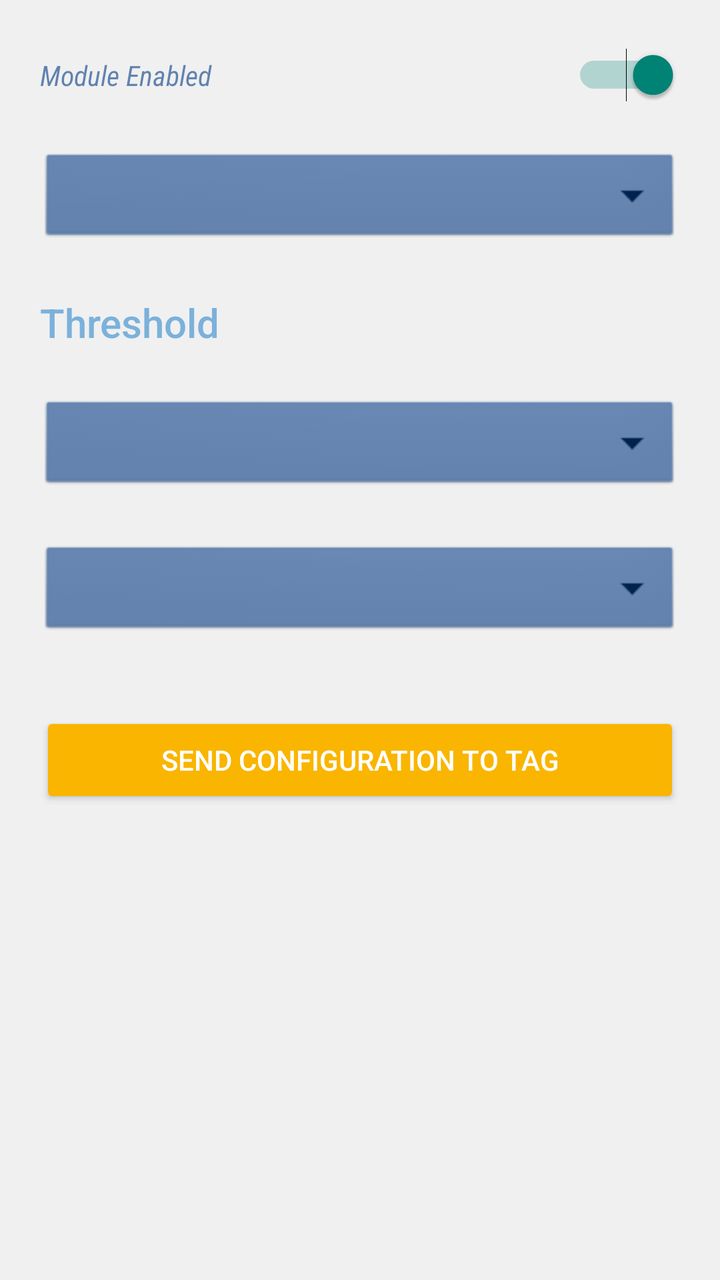
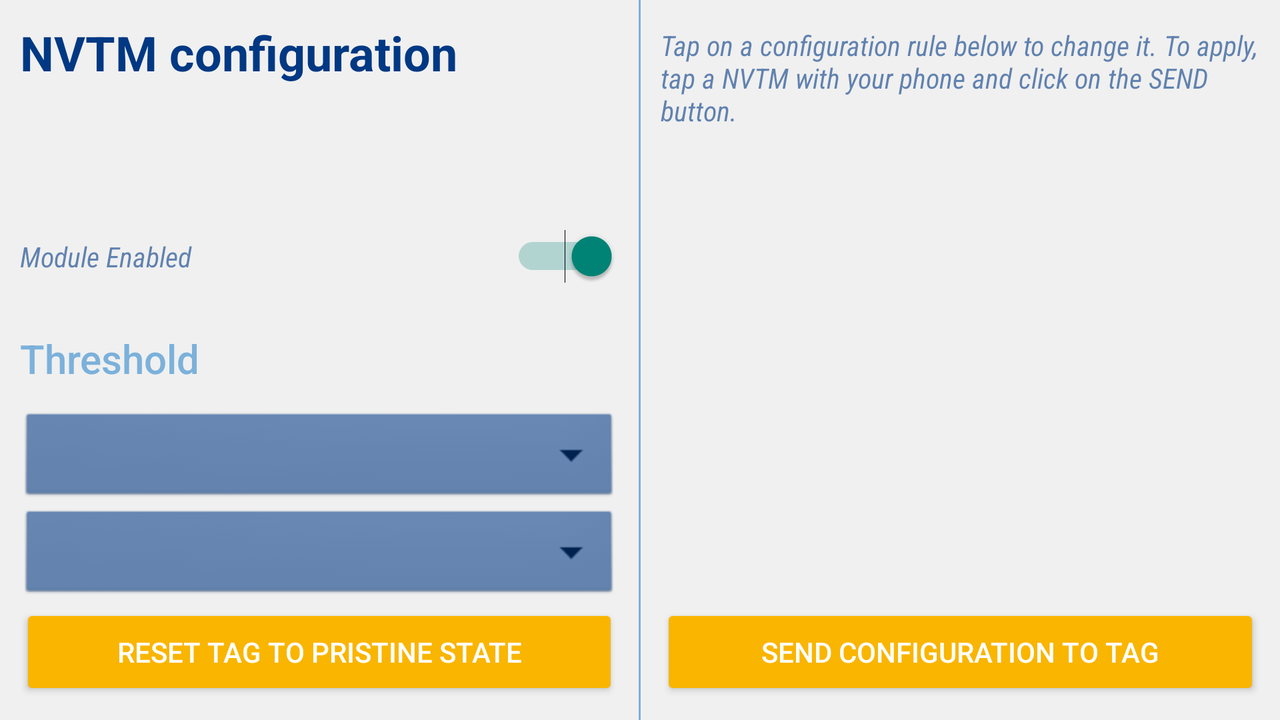

The same Android screen from two of the app's own layout files: first res/layout/ as a phone draws it, then the repository's variant for another configuration, drawn on a device whose configuration selects that folder. Both files follow.
<!-- AndroidManifest.xml: application theme AppTheme -->
<!-- res/layout/fragment_config.xml -->
<?xml version="1.0" encoding="utf-8"?>
<LinearLayout style="@style/AppTheme"
    xmlns:android="http://schemas.android.com/apk/res/android"
    xmlns:tools="http://schemas.android.com/tools"
    android:layout_width="match_parent"
    android:layout_height="match_parent"
    android:orientation="vertical"
    android:paddingLeft="20dp"
    android:paddingRight="20dp"
    tools:context="th.co.sic.app.nvtm.settings.fragments.ConfigFragment">



























    <Switch
        android:id="@+id/enableConfigSwitch"
        style="@style/TextTheme"
        android:layout_width="match_parent"
        android:layout_height="wrap_content"
        android:checked="true"
        android:layout_marginBottom="12dp"
        android:layout_marginTop="24dp"
        android:onClick="onEnableConfigSwitchClicked"
        android:text="@string/moduleEnabled_label"
        android:textStyle="italic" />

    <TextView
        android:id="@+id/dateConfigTextView"
        style="@style/WidgetThemeDisabled"
        android:layout_width="match_parent"
        android:layout_height="wrap_content"
        android:layout_marginBottom="12dp"
        android:visibility="gone"
        android:layout_marginTop="12dp" />

    <TextView
        android:id="@+id/timeConfigTextView"
        style="@style/WidgetThemeDisabled"
        android:layout_width="match_parent"
        android:layout_height="wrap_content"
        android:layout_marginBottom="12dp"
        android:visibility="gone"
        android:layout_marginTop="12dp" />

    <TextView
        android:id="@+id/intervalConfigTextView"
        style="@style/WidgetTheme"
        android:layout_width="match_parent"
        android:layout_height="wrap_content"
        android:layout_marginBottom="12dp"
        android:layout_marginTop="12dp"
        android:onClick="onIntervalConfigTextViewClicked"
        android:textSize="15sp" />

    <TextView
        android:id="@+id/wakeupTimeConfigTextView"
        style="@style/WidgetTheme"
        android:layout_width="match_parent"
        android:layout_height="wrap_content"
        android:layout_marginBottom="12dp"
        android:layout_marginTop="12dp"
        android:visibility="gone"
        android:onClick="onWakeupTimeConfigTextViewClicked"
        android:textSize="15sp" />

    <TextView
        android:layout_width="match_parent"
        android:layout_height="wrap_content"
        android:text="Threshold"
        android:layout_marginBottom="12dp"
        android:layout_marginTop="12dp"
        android:textSize="20sp" />

    <TextView
        android:id="@+id/upperThresholdConfigTextView"
        style="@style/WidgetTheme"
        android:layout_width="match_parent"
        android:layout_height="wrap_content"
        android:layout_marginBottom="12dp"
        android:layout_marginTop="12dp"
        android:onClick="onUpperThresholdConfigTextViewClicked"
        android:textSize="15sp" />

    <TextView
        android:id="@+id/lowerThresholdConfigTextView"
        style="@style/WidgetTheme"
        android:layout_width="match_parent"
        android:layout_height="wrap_content"
        android:layout_marginBottom="12dp"
        android:layout_marginTop="12dp"
        android:onClick="onLowerThresholdConfigTextViewClicked"
        android:textSize="15sp" />

    <Button
        android:id="@+id/applyConfigButton"
        style="@style/ButtonTheme"
        android:layout_width="match_parent"
        android:layout_height="wrap_content"
        android:layout_marginTop="24dp"
        android:onClick="onApplyConfigButtonClicked"
        android:text="@string/applyConfig" />

</LinearLayout>
<!-- resources referenced by this layout -->
<resources>
  <string name="applyConfig">Send configuration to tag</string>
  <string name="moduleEnabled_label">Module Enabled</string>
  <style name="AppTheme" parent="Theme.AppCompat.Light.DarkActionBar">
          <item name="android:textColor">@color/blue</item>
          <item name="android:background">#F0F0F0</item>
          <item name="android:fontFamily">@string/font_family_medium</item>
          <item name="android:layout_width">match_parent</item>
          <item name="android:layout_height">match_parent</item>
      </style>
  <style name="ButtonTheme">
          <item name="android:textColor">@color/white</item>
          <item name="android:backgroundTint">@color/orange</item>
          <item name="android:backgroundTintMode">src_over</item>
          <item name="android:layout_width">wrap_content</item>
          <item name="android:layout_height">wrap_content</item>
      </style>
  <style name="TextTheme">
          <item name="android:textColor">@color/deepBlueTransparent</item>
          <item name="android:fontFamily">@string/font_family_condensed</item>
          <item name="android:layout_width">wrap_content</item>
          <item name="android:layout_height">wrap_content</item>
      </style>
  <style name="WidgetTheme">
          <item name="android:background">@android:drawable/btn_dropdown</item>
          <item name="android:textColor">@color/white</item>
          <item name="android:backgroundTint">@color/deepBlueTransparent</item>
          <item name="android:backgroundTintMode">src_atop</item>
          <item name="android:layout_width">wrap_content</item>
          <item name="android:layout_height">wrap_content</item>
      </style>
  <style name="WidgetThemeDisabled">
          <item name="android:background">@android:drawable/btn_default</item>
          <item name="android:textColor">@color/deepBlue</item>
          <item name="android:backgroundTintMode">src_atop</item>
          <item name="android:layout_width">wrap_content</item>
          <item name="android:layout_height">wrap_content</item>
      </style>
  <color name="blue">#7bb1db</color>
  <string name="font_family_medium">sans-serif-medium</string>
  <color name="white">#FFFFFF</color>
  <color name="orange">#f9b500</color>
  <color name="deepBlueTransparent">#99003883</color>
  <string name="font_family_condensed">sans-serif-condensed</string>
  <color name="deepBlue">#003883</color>
</resources>
<!-- res/layout-land/fragment_config.xml (the repository's variant of the layout above) -->
<!-- drawn on the phone turned sideways -->
<?xml version="1.0" encoding="utf-8"?>
<RelativeLayout style="@style/AppTheme"
    xmlns:android="http://schemas.android.com/apk/res/android"
    xmlns:tools="http://schemas.android.com/tools"
    android:layout_width="match_parent"
    android:layout_height="match_parent"
    android:orientation="horizontal"
    tools:context="th.co.sic.app.nvtm.settings.Fragment.ConfigFragment">

    <LinearLayout
        android:id="@+id/firstLayout"
        android:layout_width="match_parent"
        android:layout_height="match_parent"
        android:layout_toStartOf="@+id/secondView"
        android:orientation="vertical"
        android:padding="10dp"
        android:weightSum="1">

        <TextView
            android:id="@+id/titleConfigTextView"
            style="@style/HeaderTheme"
            android:layout_width="match_parent"
            android:layout_height="wrap_content"
            android:text="@string/configFragment_label"
            android:textAppearance="?android:attr/textAppearanceLarge" />

        <LinearLayout
            android:id="@+id/secondLayout"
            android:layout_width="match_parent"
            android:layout_height="match_parent"
            android:gravity="bottom"
            android:orientation="vertical">

            <Switch
                android:id="@+id/enableConfigSwitch"
                style="@style/TextTheme"
                android:layout_width="match_parent"
                android:layout_height="wrap_content"
                android:checked="true"
                android:layout_marginBottom="12dp"
                android:layout_marginTop="12dp"
                android:onClick="onEnableConfigSwitchClicked"
                android:text="@string/moduleEnabled_label"
                android:textStyle="italic" />

            <TextView
                android:layout_width="match_parent"
                android:layout_height="wrap_content"
                android:text="Threshold"
                android:layout_marginBottom="12dp"
                android:layout_marginTop="12dp"
                android:textSize="20sp" />

            <TextView
                android:id="@+id/upperThresholdConfigTextView"
                style="@style/WidgetTheme"
                android:layout_width="match_parent"
                android:layout_height="wrap_content"
                android:onClick="onUpperThresholdConfigTextViewClicked"
                android:textSize="15sp" />

            <TextView
                android:id="@+id/lowerThresholdConfigTextView"
                style="@style/WidgetTheme"
                android:layout_width="match_parent"
                android:layout_height="wrap_content"
                android:onClick="onLowerThresholdConfigTextViewClicked"
                android:textSize="15sp" />

            <Button
                android:id="@+id/resetConfigButton"
                style="@style/ButtonTheme"
                android:layout_width="match_parent"
                android:layout_height="wrap_content"
                android:onClick="onResetConfigButtonClicked"
                android:text="@string/resetConfig" />
        </LinearLayout>

    </LinearLayout>

    <View
        android:id="@+id/secondView"
        android:layout_width="1dp"
        android:layout_height="match_parent"
        android:layout_centerHorizontal="true"
        android:background="@color/blue" />

    <LinearLayout
        android:id="@+id/thirdLayout"
        android:layout_width="match_parent"
        android:layout_height="match_parent"
        android:layout_toEndOf="@+id/secondView"
        android:gravity="bottom"
        android:orientation="vertical"
        android:padding="10dp">

        <TextView
            android:id="@+id/help1TextView"
            style="@style/TextTheme"
            android:layout_width="match_parent"
            android:layout_height="wrap_content"
            android:layout_marginTop="3dp"
            android:text="@string/configHelp_Label"
            android:textStyle="italic" />

        <LinearLayout
            android:id="@+id/fourthLayout"
            android:layout_width="match_parent"
            android:layout_height="match_parent"
            android:gravity="bottom"
            android:orientation="vertical">

            <TextView
                android:id="@+id/dateConfigTextView"
                style="@style/WidgetTheme"
                android:layout_width="match_parent"
                android:visibility="gone"
                android:layout_height="wrap_content"
                android:onClick="onDateConfigTextViewClicked" />

            <TextView
                android:id="@+id/timeConfigTextView"
                style="@style/WidgetTheme"
                android:layout_width="match_parent"
                android:layout_height="wrap_content"
                android:visibility="gone"
                android:onClick="onTimeConfigTextViewClicked" />

            <TextView
                android:id="@+id/wakeupTimeConfigTextView"
                style="@style/WidgetTheme"
                android:visibility="gone"
                android:layout_width="match_parent"
                android:layout_height="wrap_content"
                android:onClick="onWakeupTimeConfigTextViewClicked"
                android:textSize="15sp" />

            <Button
                android:id="@+id/applyConfigButton"
                style="@style/ButtonTheme"
                android:layout_width="match_parent"
                android:layout_height="wrap_content"
                android:onClick="onApplyConfigButtonClicked"
                android:text="@string/applyConfig" />
        </LinearLayout>

    </LinearLayout>

</RelativeLayout>
<!-- resources referenced by the variant -->
<!-- as the phone turned sideways resolves them -->
<resources>
  <color name="blue">#7bb1db</color>
  <string name="applyConfig">Send configuration to tag</string>
  <string name="configFragment_label">NVTM configuration</string>
  <string name="configHelp_Label">Tap on a configuration rule below to change it. To apply, tap a NVTM with your phone and click on the SEND button.</string>
  <string name="moduleEnabled_label">Module Enabled</string>
  <string name="resetConfig">Reset tag to pristine state</string>
  <style name="AppTheme" parent="Theme.AppCompat.Light.DarkActionBar">
          <item name="android:textColor">@color/blue</item>
          <item name="android:background">#F0F0F0</item>
          <item name="android:fontFamily">@string/font_family_medium</item>
          <item name="android:layout_width">match_parent</item>
          <item name="android:layout_height">match_parent</item>
      </style>
  <style name="ButtonTheme">
          <item name="android:textColor">@color/white</item>
          <item name="android:backgroundTint">@color/orange</item>
          <item name="android:backgroundTintMode">src_over</item>
          <item name="android:layout_width">wrap_content</item>
          <item name="android:layout_height">wrap_content</item>
      </style>
  <style name="HeaderTheme" parent="Base.TextAppearance.AppCompat.Headline">
          <item name="android:textColor">@color/deepBlue</item>
          <item name="android:textStyle">bold</item>
          <item name="android:layout_width">wrap_content</item>
          <item name="android:layout_height">wrap_content</item>
          <item name="android:textSize">24sp</item>
      </style>
  <style name="TextTheme">
          <item name="android:textColor">@color/deepBlueTransparent</item>
          <item name="android:fontFamily">@string/font_family_condensed</item>
          <item name="android:layout_width">wrap_content</item>
          <item name="android:layout_height">wrap_content</item>
      </style>
  <style name="WidgetTheme">
          <item name="android:background">@android:drawable/btn_dropdown</item>
          <item name="android:textColor">@color/white</item>
          <item name="android:backgroundTint">@color/deepBlueTransparent</item>
          <item name="android:backgroundTintMode">src_atop</item>
          <item name="android:layout_width">wrap_content</item>
          <item name="android:layout_height">wrap_content</item>
      </style>
  <string name="font_family_medium">sans-serif-medium</string>
  <color name="white">#FFFFFF</color>
  <color name="orange">#f9b500</color>
  <color name="deepBlue">#003883</color>
  <color name="deepBlueTransparent">#99003883</color>
  <string name="font_family_condensed">sans-serif-condensed</string>
</resources>
